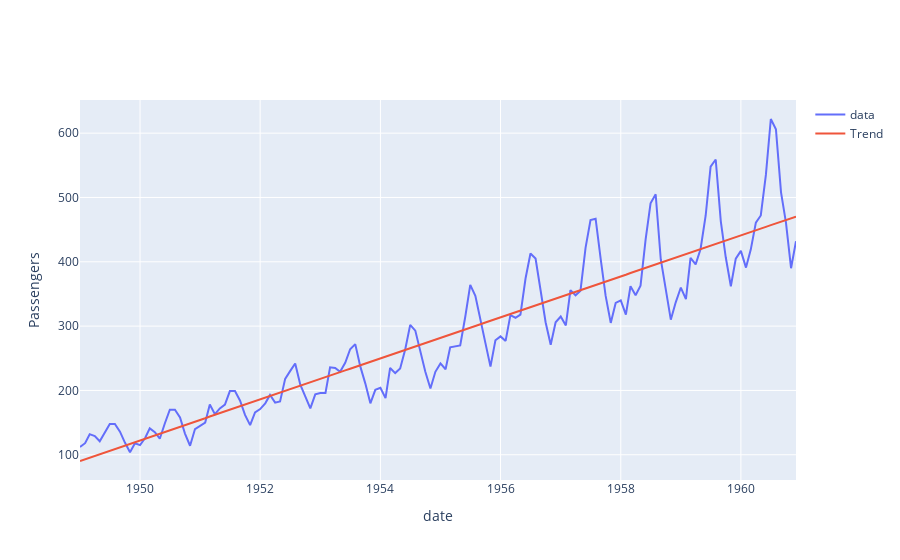

Source (notebook cell):
### Code cell
fig=go.Figure()
fig.add_trace(go.Scatter(x=data[timeax],y=data[values_col],mode='lines',name='data'))
fig.add_trace(go.Scatter(x=data[timeax],y=trend,mode='lines',name='Trend'))
fig.update_xaxes(title='date')
fig.update_yaxes(title='Passengers')
fig.show()

### Figure 1 — Plotly figure (JSON) as saved in the notebook; plotly's stock layout.template omitted (floating-point values rounded to 4 significant figures; data arrays with more than 128 entries replaced by an {"elided": "..."} marker saying what was removed)
{"data": [{"mode": "lines", "name": "data", "type": "scatter", "x": {"elided": "144 str values"}, "y": {"elided": "144 int values"}}, {"mode": "lines", "name": "Trend", "type": "scatter", "x": {"elided": "144 str values"}, "y": {"elided": "144 float values"}}], "layout": {"xaxis": {"title": {"text": "date"}}, "yaxis": {"title": {"text": "Passengers"}}}}
